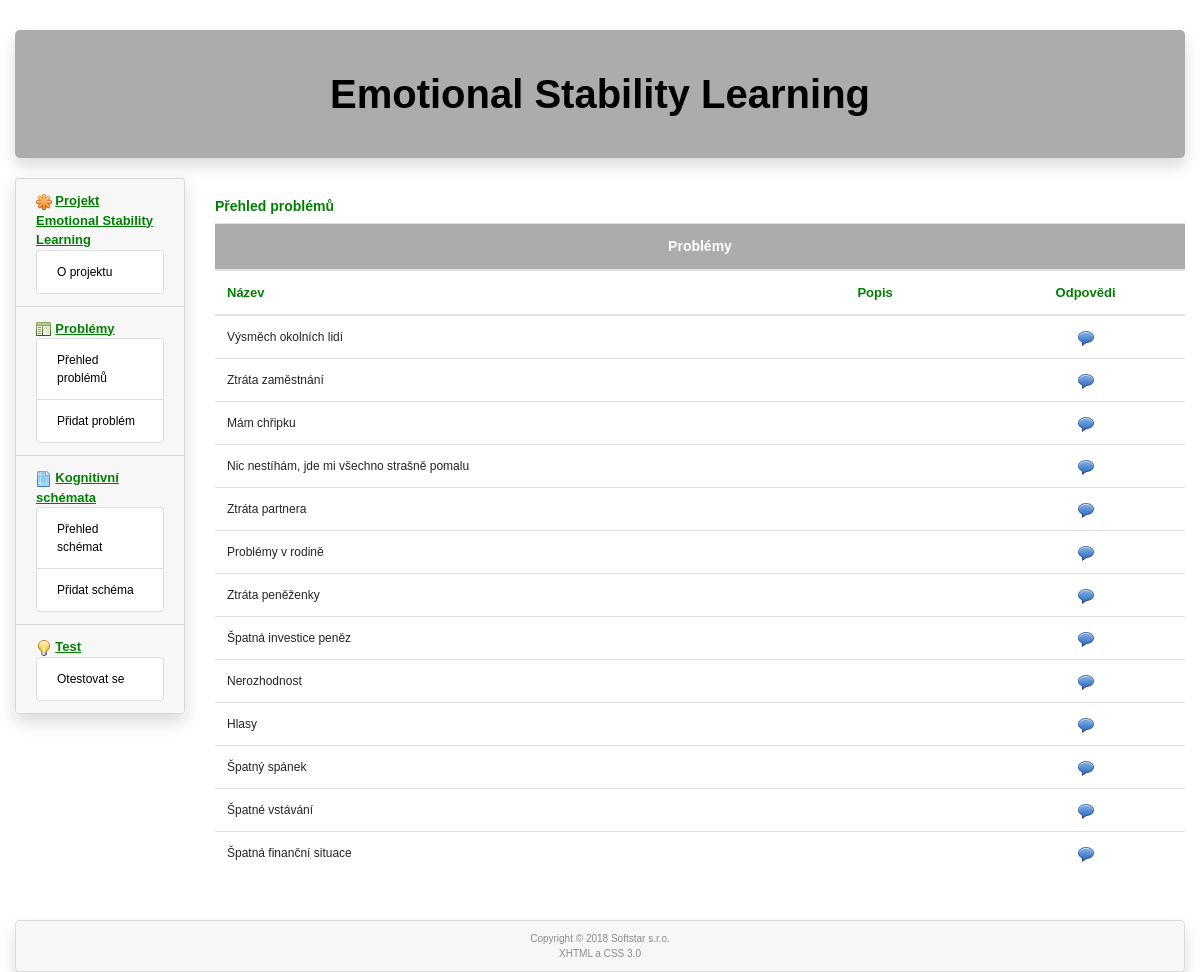
Screenshot of /problem-overview with the database file from the repository.
### tables this page shows
CREATE TABLE `problem` (
  `id` int(11) NOT NULL,
  `name` varchar(60) NOT NULL,
  `description` text,
  `deleted` int(1) NOT NULL DEFAULT '0'
);

### www/administrator/includes/index.php (called while the page is built, shortened)
<?php
  $router = RouterController::getInstance();
  $router->ctrMain(array($_SERVER['REQUEST_URI']));
  $router->showView();
?>

### www/administrator/includes/controllers/ProblemOverviewController.php (called while the page is built)
<?php
class ProblemOverviewController extends Controller
{
  public function ctrMain($parameters)
  {
    $problemModel = new ProblemModel();
    if ($problems = $problemModel->selectAll())
    {
      $this->headr['title'] = "Přehled problémů";
      $this->headr['key_words'] = "Přehled, problémy";
      $this->headr['description'] = "Přehled problémů";
      $this->data = array( 'problems' => $problems );
      $this->view = 'problemOverview';
    }
  }
}
?>

### www/administrator/cfg/sql.php (called while the page is built)
<?php
  $this->server='localhost';
  $this->user='emotions';
  $this->password='3M0710n5@#';
  $this->db_name='emotions';
?>

### www/administrator/models/cdb.php (called while the page is built, shortened)
<?php
class cdb {
  private $data, $querystring, $error, $conn;
  public $server, $user, $password, $db_name;
  function __construct()
  {
    require("./administrator/cfg/sql.php");
    $this->conn = null;
  }
  function connect() {
    $options=array(
      PDO::ATTR_ERRMODE => PDO::ERRMODE_EXCEPTION,
      PDO::MYSQL_ATTR_INIT_COMMAND => "SET NAMES utf8"
      );
    try {
            $this->conn = @new PDO("mysql:host=".$this->server.";dbname=".$this->db_name, $this->user, $this->password, $options);
    } catch (PDOException $e) {
        $error = 'DB connection failed: ' . $e->getMessage();
    }
    return(1);
  }
  function query($dotaz) {
    $error = '';
    try {
      $this->data=$this->conn->prepare($dotaz);
    } catch (PDOException $e) {
      $error = 'Preparation of query failed: ' . $e->getMessage();
      $this->data=null;
    }
    if ($error == '')
    {
      try {
          $result2 = $this->data->execute();
      } catch (PDOException $e) {
          $error = 'Execution of query failed: ' . $e->getMessage();
          $this->data=null;
      }
    }
    else
    {
      $this->error = $error;
      $result2 = false;
    }
    if ($result2) { return 1; }
    else  {return 0;}
  }
  function get_array() {
    $arr = array();
    if ($this->data) $arr = $this->data->fetch(PDO::FETCH_ASSOC);
    if (!empty($arr)) {return ($arr); }
    else { return 0; }
  }
};
?>

### www/administrator/models/DbModel.php (called while the page is built, shortened)
<?php
  class DbModel extends cdb
  {
    static private $instance = null;
    static function getInstance()
    {
      if (self::$instance == null)
      {
        self::$instance = new DbModel();
      }
      return self::$instance;
    }
    function selectAll($table, $order = '')
    {
      $query = "select * from $table where deleted='0'";
      if ($order != '') {
        $query .= " order by $order;";
      }
      else
      {
        $query .= ';';
      }
      if (!$this->query($query))
      {
        RouterController::getInstance()->setError('DbModel::selectAll():'.$this->get_error().'<br /><br />'.$query.'<br />');
      }
      else
      {
        $i = 0;
        while ($item=$this->get_array())
        {
        if (!empty($item))
          {
            $arr[$i] = $item;
            $i++;
          }
        }
      }
      return $arr;
    }
  }
?>

### www/administrator/models/ProblemModel.php (called while the page is built, shortened)
<?php
class ProblemModel
{
  public function selectAll()
  {
    $db = DbModel::getInstance();
    $problems = $db->selectAll('problem', 'id asc');
    return $problems;
  }
}
?>

### www/administrator/includes/controllers/RouterController.php (called while the page is built, shortened)
<?php
class RouterController extends Controller
{
  protected $controller;
  private function camelNotation($text)
  {
    $sentence = str_replace('-', ' ', $text);
    $sentence = ucwords($sentence);
    $sentence = str_replace(' ', '', $sentence);
    return $sentence;
  }
  private function parseURL($url)
  {
    $parsedURL = parse_url($url);
    $parsedURL["path"] = ltrim($parsedURL["path"], "/");
    $parsedURL["path"] = trim($parsedURL["path"]);
    $divPath = explode("/", $parsedURL["path"]);
    return $divPath;
  }
  public function ctrMain($parameters)
  {
    $parsedURL = $this->parseURL($parameters[0]);
    if (empty($parsedURL[0]))
    {
      $this->controller = new HomePageController();
    }
    else
    {
      $view = array_shift($parsedURL);
      $controllerClass = $this->camelNotation($view) . 'Controller';
      if (file_exists('./administrator/includes/controllers/' . $controllerClass . '.php'))
      {
        if ($view == 'error')
        {
          $this->controller = new $controllerClass('');
        }
        else
        {
          $this->controller = new $controllerClass;
        }
      }
      else
      {
        $this->controller= new ErrorController('Error 404: page not found');
      }
    }
    $this->controller->ctrMain($parsedURL);
  }
}
?>

### www/administrator/includes/views/problemOverview.phtml (the view)
  <div class="col-sm-10">
    <h4>Přehled problémů</h4>
    <?php
      $num=count($problems);
      if (!$num) {
    ?>
    <div class="message">Nejsou uloženy žádné problémy</div>
    <?php
      } else {
    ?>
    <div class="table-responsive">
      <table class="table table-hover">
        <thead>
          <tr><th colspan="3" class="caption text-center">Problémy</th></tr>
          <tr><th>Název</th><th>Popis</th><th class="text-center">Odpovědi</th></tr>
        </thead>
        <tbody>
      <?php
        foreach ($problems as $problem) {
          if (!$problem['deleted']) {
      ?>
             <tr>
              <td><?php echo($problem['name']); ?></td>
              <td><?php echo($problem['description']); ?></td>
              <td class="text-center"><?php echo("<a href=\"http://".$this->siteName."/answer-overview/".$problem['id']."\">"); ?><img src="http://<?=$this->siteName?>/administrator/icons/comment.png" width="16" height="16" alt="answers"/></a></td>
              </tr>
          <?php
          }
        } ?>
        </tbody>
      </table>
    </div>
<?php }
    ?>
  </div>

### www/css/style.css (style rules this page uses)
body { font-family: 'Helvetica CE','Arial CE',sans-serif; font-size: 12px; }
h4 { font-size: 14px; font-weight: bold; color: green; margin-top: 20px; }
table thead tr th.caption { font-weight: bold; background-color: #acacac; color:white; font-size:14px; }
thead { font-size: 13px; font-weight: bold; color: green; }
td a { text-decoration: none; color: black; }
a { text-decoration: none; color: black; }

### rows the page displays
problem: name "Výsměch okolních lidí", deleted 0 (drawn)
problem: name "Ztráta zaměstnání", deleted 0 (drawn)
problem: name "Mám chřipku", deleted 0 (drawn)
problem: name "Nic nestíhám, jde mi všechno strašně pomalu", deleted 0 (drawn)
problem: name "Ztráta partnera", deleted 0 (drawn)
problem: name "Problémy v rodině", deleted 0 (drawn)
problem: name "Ztráta peněženky", deleted 0 (drawn)
problem: name "Špatná investice peněz", deleted 0 (drawn)
problem: name "Nerozhodnost", deleted 0 (drawn)
problem: name "Hlasy", deleted 0 (drawn)
problem: name "Špatný spánek", deleted 0 (drawn)
problem: name "Špatné vstávání", deleted 0 (drawn)
problem: name "Špatná finanční situace", deleted 0 (drawn)
